Frame 1 (no input): blank canvas, image omitted
Frame 60 (the mouse pressed at the canvas centre just before this capture): blank canvas, image omitted
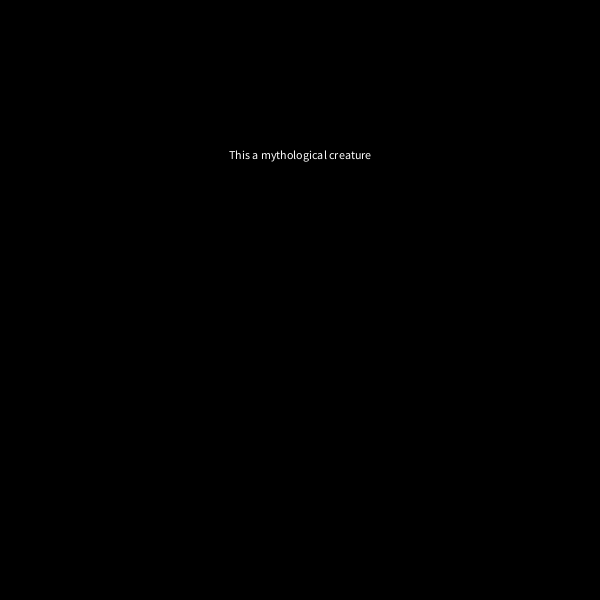
Frame 120 (the mouse held since frame 60 and released just before this capture)

The Processing sketch whose frames 1 and 60 were blank and that drew this single picture after the mouse press (run headless with seeded random() and noise(); from frame 60 on, the mouse is pressed at the canvas centre):

// Processing sketch: week9_hw
// ── week9_hw.pde
String text = "This unicorn has a horn and is a mythological creature";

int order = 3; //the pieces we'll be chunking it into

int generatedTextLength = 100;

HashMap<String, ArrayList<String>>chain;
//hashmap stores a collection
//instead of array and index to access the location but this uses a key to access

void setup() {
  size(600, 600);
  chain = new HashMap<String, ArrayList<String>>();
  for (int i = 0; i<text.length() - order; i++) {
    String gram = text.substring(i, i+order);
    //substring (where to start the cut, where you end the cut)
    ArrayList<String> characters;
    if (!chain.containsKey(gram)){ 
      //if my long storage conatiner does not contain the key of my chunk...
      characters = new ArrayList<String>();
      chain.put(gram, characters);
    } else {
      characters = chain.get(gram);
    }
    characters.add(text.substring(i+order, i+order+1));
    //if my characters isn't there, create another array list and add an extra character
  }
}

void draw() {
  background(0);
  fill(255);
  textAlign(CENTER);
  text(results, width/4, height/4, width/2, height/2);
}

String results = " ";

void mousePressed() {
  String currentGram = text.substring(0, order);
  results = currentGram;
  for (int i = 0; i<generatedTextLength; i++){
    if(chain.containsKey(currentGram)){
      ArrayList<String> characters = chain.get(currentGram);
      results += characters.get(round(random(characters.size()-1)));
      
      currentGram = results.substring(results.length()-order, results.length());
    }
  }
}
